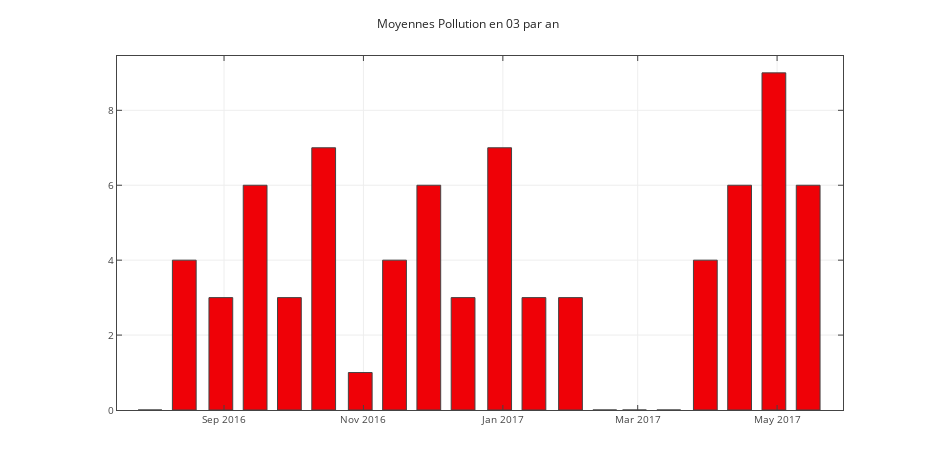

Source (notebook cell):
### Code cell
# Data preparation #
df_ars_2017 = df_england[["Points_Won", "Football_Season", "Team_Concerned"]][(df_england.Team_Concerned=="Arsenal") & (df_england.Football_Season == 2017)]
df_ars_2017 = df_ars_2017[["Points_Won"]].resample('SM').sum() #Semi Month

# Visualization #
mpl_fig = plt.figure(figsize=(13,6.5))
ax = mpl_fig.add_subplot(111)
ax.bar(df_ars_2017.index,
       height=df_ars_2017.Points_Won,
       color=colors_club["Arsenal"])
ax.set_title('Moyennes Pollution en 03 par an')

plotly_fig = tls.mpl_to_plotly(mpl_fig)
iplot(plotly_fig)

### Figure 1 — Plotly figure (JSON) as saved in the notebook; plotly's stock layout.template omitted (floating-point values rounded to 4 significant figures)
{"data": [{"marker": {"color": "#EF0107", "line": {"width": 1}}, "opacity": 1, "orientation": "v", "type": "bar", "x": ["2016-07-30 14:24:00", "2016-08-14 14:24:00", "2016-08-30 14:24:00", "2016-09-14 14:24:00", "2016-09-29 14:24:00", "2016-10-14 14:24:00", "2016-10-30 14:24:00", "2016-11-14 14:24:00", "2016-11-29 14:24:00", "2016-12-14 14:24:00", "2016-12-30 14:24:00", "2017-01-14 14:24:00", "2017-01-30 14:24:00", "2017-02-14 14:24:00", "2017-02-27 14:24:00", "2017-03-14 14:24:00", "2017-03-30 14:24:00", "2017-04-14 14:24:00", "2017-04-29 14:24:00", "2017-05-14 14:24:00"], "xaxis": "x1", "y": [0, 4, 3, 6, 3, 7, 1, 4, 6, 3, 7, 3, 3, 0, 0, 0, 4, 6, 9, 6], "yaxis": "y1"}], "layout": {"autosize": false, "height": 468, "hovermode": "closest", "margin": {"b": 58, "l": 117, "pad": 0, "r": 93, "t": 56}, "showlegend": false, "title": "Moyennes Pollution en 03 par an", "titlefont": {"color": "#262626", "size": 12}, "width": 936, "xaxis1": {"anchor": "y1", "domain": [0, 1], "mirror": "ticks", "nticks": 10, "range": ["2016-07-16 03:50:24", "2017-05-29 20:09:36"], "showgrid": true, "showline": true, "side": "bottom", "tickfont": {"size": 10}, "ticks": "inside", "type": "date", "zeroline": false}, "yaxis1": {"anchor": "x1", "domain": [0, 1], "mirror": "ticks", "nticks": 6, "range": [0, 9.45], "showgrid": true, "showline": true, "side": "left", "tickfont": {"size": 10}, "ticks": "inside", "type": "linear", "zeroline": false}}}
